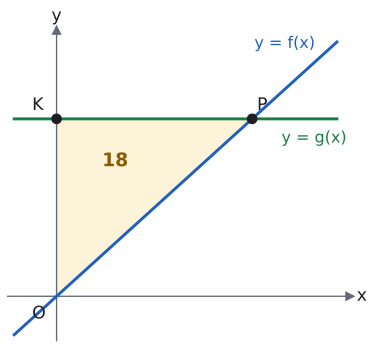

This chart was generated by the following Python code:
import sys; sys.path.insert(0, "tools")
from cizim import *

# f(x) = x (birim), g(x) = c (sabit), c = 6 ile ölçekli; sayılar yazılmaz.
# Üçgen: O(0, 0), K(0, c), P(c, c). Alan = c^2 / 2 = 18.
c = 6
fig, ax = sekil(4.6, 4.2)
eksenler(ax, (-1.5, 9), (-1.5, 9), izgara=False)
ax.set_xticks([]); ax.set_yticks([])
x = np.linspace(-1.3, 8.6, 50)
ax.fill([0, 0, c], [0, c, c], color=SARI_ACIK, zorder=1)
ax.plot(x, x, color=MAVI, zorder=3)
ax.plot(x, 0 * x + c, color=YESIL, zorder=3)
nokta(ax, c, c, "P", dx=0.15, dy=0.3, renk=YAZI)
nokta(ax, 0, c, "K", dx=-0.75, dy=0.3, renk=YAZI)
ax.text(-0.75, -0.75, "O", fontsize=13)
ax.text(1.4, 4.4, "18", fontsize=14, color=SARI, fontweight="bold")
ax.text(7.0, 8.4, "y = f(x)", color=MAVI, fontsize=12, ha="center")
ax.text(7.9, c - 0.8, "y = g(x)", color=YESIL, fontsize=12, ha="center")
kaydet(fig, __file__)
